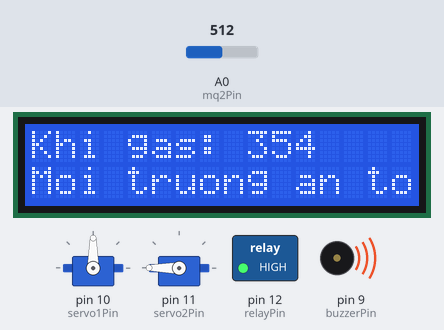
A sketch run on a simulated Arduino Uno, built with avr-gcc and run on an emulated ATmega328P. Parts: 16×2 character LCD, 2 × servo, switched loads named in the sketch (green lamp = pin HIGH), buzzer (waves = sounding, pin HIGH). The test bench sets the inputs (shaded band); at power-on: A0 (mq2Pin) = 512. What the sketch prints to the serial monitor is not drawn.

Above: at 3.2 s.
3.3 s: A0 (mq2Pin) set to 414
At 4.1 s:
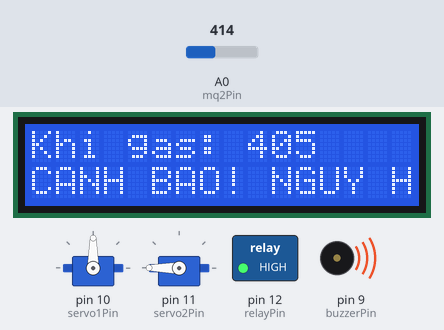
5.7 s: A0 (mq2Pin) set to 398
At 7.8 s:
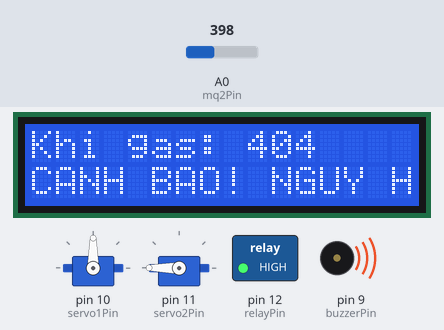
8.4 s: A0 (mq2Pin) set to 306
At 8.9 s:
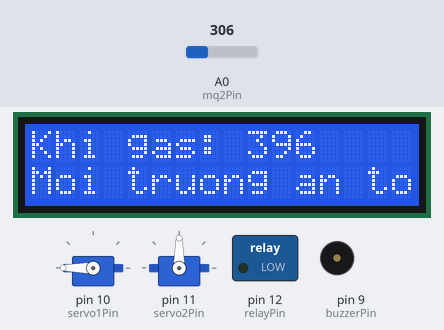
Timing chart, 0 to 11.4 s (numbered marks = the images above; inputs shaded):
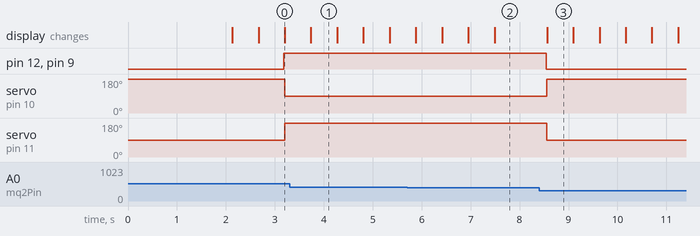

Measured:
- after the input at 8.4 s, pin 12 (relayPin), pin 9 (buzzerPin): HIGH → LOW after 0.14 s; servo on pin 10 (servo1Pin): 90° → 180° after 0.16 s; servo on pin 11 (servo2Pin): 180° → 90° after 0.16 s; the display: changes after 0.16 s (image 3)
- what the display in image 0 shows lasts 0.5 s, from 2.7 s to 3.2 s

The sketch:

CanhBaoKhiGas_TMP.ino
```cpp
#include <Servo.h>
#include <SimpleKalmanFilter.h>
#include <Wire.h>
#include <LiquidCrystal_I2C.h>

// Khởi tạo bộ lọc Kalman (Q, R, P)
SimpleKalmanFilter bo_loc(2, 2, 0.001);

// Khai báo các chân kết nối
const int mq2Pin = A0;
const int buzzerPin = 9;
const int servo1Pin = 10;
const int servo2Pin = 11;
const int relayPin = 12;

// Khởi tạo LCD I2C
LiquidCrystal_I2C lcd(0x27, 16, 2);

// Ngưỡng phát hiện khói
int smokeThreshold = 400;

// Khởi tạo đối tượng servo
Servo servo1;
Servo servo2;

void setup() {
  Serial.begin(9600);

  // Khởi tạo LCD
  lcd.init();
  lcd.backlight();
  lcd.clear();
  lcd.setCursor(0, 0);
  lcd.print("He thong");
  lcd.setCursor(0, 1);
  lcd.print("phat hien khi gas");

  // Thiết lập chân
  pinMode(mq2Pin, INPUT);
  pinMode(buzzerPin, OUTPUT);
  pinMode(relayPin, OUTPUT);

  servo1.attach(servo1Pin);
  servo2.attach(servo2Pin);
  servo1.write(180);
  servo2.write(90);

  delay(2000); // Chờ hệ thống ổn định
  lcd.clear();
}

void loop() {
  int rawSmoke = analogRead(mq2Pin);
  float smoke = bo_loc.updateEstimate(rawSmoke);

  // Hiển thị giá trị lên Serial
  Serial.print("Raw: ");
  Serial.print(rawSmoke);
  Serial.print(" | Filtered: ");
  Serial.println(smoke);

  // Hiển thị lên LCD
  lcd.setCursor(0, 0);
  lcd.print("Khi gas: ");
  lcd.print((int)smoke);
  lcd.print("     "); // Xóa dư ký tự

  // Nếu giá trị vượt ngưỡng
  if (smoke > smokeThreshold) {
    digitalWrite(buzzerPin, HIGH);
    digitalWrite(relayPin, HIGH);
    servo1.write(90);
    servo2.write(180);
    lcd.setCursor(0, 1);
    lcd.print("CANH BAO! NGUY HIEM");
  } else {
    digitalWrite(buzzerPin, LOW);
    digitalWrite(relayPin, LOW);
    servo1.write(180);
    servo2.write(90);
    lcd.setCursor(0, 1);
    lcd.print("Moi truong an toan ");
  }

  delay(500);
}
```
